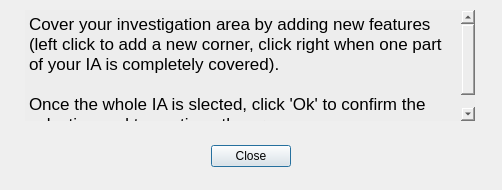
<?xml version="1.0" encoding="UTF-8"?>
<ui version="4.0">
 <class>ModularInfo_dialog</class>
 <widget class="QDialog" name="ModularInfo_dialog">
  <property name="geometry">
   <rect>
    <x>0</x>
    <y>0</y>
    <width>502</width>
    <height>190</height>
   </rect>
  </property>
  <property name="focusPolicy">
   <enum>Qt::ClickFocus</enum>
  </property>
  <property name="contextMenuPolicy">
   <enum>Qt::DefaultContextMenu</enum>
  </property>
  <property name="windowTitle">
   <string>How to select the Investigation Area</string>
  </property>
  <widget class="QDialogButtonBox" name="buttonBox">
   <property name="geometry">
    <rect>
     <x>191</x>
     <y>140</y>
     <width>120</width>
     <height>32</height>
    </rect>
   </property>
   <property name="orientation">
    <enum>Qt::Horizontal</enum>
   </property>
   <property name="standardButtons">
    <set>QDialogButtonBox::Close</set>
   </property>
   <property name="centerButtons">
    <bool>true</bool>
   </property>
  </widget>
  <widget class="QTextBrowser" name="textBrowser">
   <property name="geometry">
    <rect>
     <x>25</x>
     <y>10</y>
     <width>450</width>
     <height>111</height>
    </rect>
   </property>
   <property name="contextMenuPolicy">
    <enum>Qt::DefaultContextMenu</enum>
   </property>
   <property name="autoFillBackground">
    <bool>false</bool>
   </property>
   <property name="styleSheet">
    <string notr="true">background-color: rgb(237,237,237);</string>
   </property>
   <property name="frameShape">
    <enum>QFrame::NoFrame</enum>
   </property>
   <property name="frameShadow">
    <enum>QFrame::Plain</enum>
   </property>
   <property name="lineWidth">
    <number>0</number>
   </property>
   <property name="html">
    <string>&lt;!DOCTYPE HTML PUBLIC &quot;-//W3C//DTD HTML 4.0//EN&quot; &quot;http://www.w3.org/TR/REC-html40/strict.dtd&quot;&gt;
&lt;html&gt;&lt;head&gt;&lt;meta name=&quot;qrichtext&quot; content=&quot;1&quot; /&gt;&lt;style type=&quot;text/css&quot;&gt;
p, li { white-space: pre-wrap; }
&lt;/style&gt;&lt;/head&gt;&lt;body style=&quot; font-family:'Lucida Grande'; font-size:13pt; font-weight:400; font-style:normal;&quot;&gt;
&lt;p style=&quot; margin-top:0px; margin-bottom:0px; margin-left:0px; margin-right:0px; -qt-block-indent:0; text-indent:0px;&quot;&gt;Cover your investigation area by adding new features (left click to add a new corner, click right when one part of your IA is completely covered). &lt;/p&gt;
&lt;p style=&quot;-qt-paragraph-type:empty; margin-top:0px; margin-bottom:0px; margin-left:0px; margin-right:0px; -qt-block-indent:0; text-indent:0px;&quot;&gt;&lt;br /&gt;&lt;/p&gt;
&lt;p style=&quot; margin-top:0px; margin-bottom:0px; margin-left:0px; margin-right:0px; -qt-block-indent:0; text-indent:0px;&quot;&gt;Once the whole IA is slected, click 'Ok' to confirm the selection and to continue the process.&lt;/p&gt;&lt;/body&gt;&lt;/html&gt;</string>
   </property>
  </widget>
 </widget>
 <resources/>
 <connections>
  <connection>
   <sender>buttonBox</sender>
   <signal>accepted()</signal>
   <receiver>ModularInfo_dialog</receiver>
   <slot>accept()</slot>
   <hints>
    <hint type="sourcelabel">
     <x>248</x>
     <y>254</y>
    </hint>
    <hint type="destinationlabel">
     <x>157</x>
     <y>274</y>
    </hint>
   </hints>
  </connection>
  <connection>
   <sender>buttonBox</sender>
   <signal>rejected()</signal>
   <receiver>ModularInfo_dialog</receiver>
   <slot>reject()</slot>
   <hints>
    <hint type="sourcelabel">
     <x>316</x>
     <y>260</y>
    </hint>
    <hint type="destinationlabel">
     <x>286</x>
     <y>274</y>
    </hint>
   </hints>
  </connection>
 </connections>
</ui>
